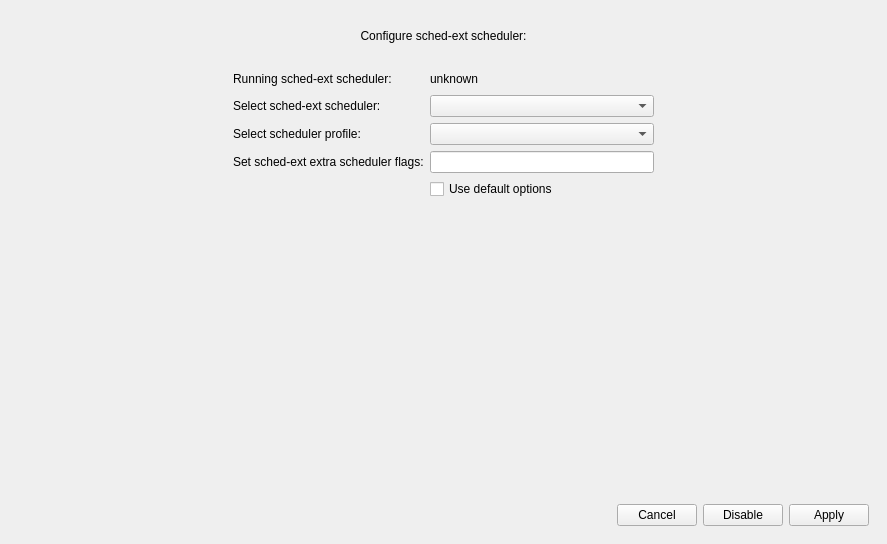
<?xml version="1.0" encoding="UTF-8"?>
<ui version="4.0">
 <class>SchedExtWindow</class>
 <widget class="QMainWindow" name="SchedExtWindow">
  <property name="windowModality">
   <enum>Qt::WindowModality::ApplicationModal</enum>
  </property>
  <property name="geometry">
   <rect>
    <x>0</x>
    <y>0</y>
    <width>887</width>
    <height>544</height>
   </rect>
  </property>
  <property name="windowTitle">
   <string>CachyOS Configure sched-ext</string>
  </property>
  <property name="windowIcon">
   <iconset theme="cachyos-kernel-manager"/>
  </property>
  <widget class="QWidget" name="central_widget">
   <layout class="QVBoxLayout" name="verticalLayout">
    <item>
     <spacer name="horizontalSpacer_3">
      <property name="orientation">
       <enum>Qt::Orientation::Horizontal</enum>
      </property>
      <property name="sizeHint" stdset="0">
       <size>
        <width>40</width>
        <height>20</height>
       </size>
      </property>
     </spacer>
    </item>
    <item>
     <widget class="QLabel" name="label">
      <property name="text">
       <string>&lt;html&gt;&lt;head/&gt;&lt;body&gt;&lt;p align=&quot;center&quot;&gt;Configure sched-ext scheduler:&lt;/p&gt;&lt;/body&gt;&lt;/html&gt;</string>
      </property>
     </widget>
    </item>
    <item>
     <spacer name="horizontalSpacer_4">
      <property name="orientation">
       <enum>Qt::Orientation::Horizontal</enum>
      </property>
      <property name="sizeHint" stdset="0">
       <size>
        <width>40</width>
        <height>20</height>
       </size>
      </property>
     </spacer>
    </item>
    <item>
     <layout class="QGridLayout" name="gridLayout">
      <item row="0" column="4">
       <spacer name="horizontalSpacer_5">
        <property name="orientation">
         <enum>Qt::Orientation::Horizontal</enum>
        </property>
        <property name="sizeHint" stdset="0">
         <size>
          <width>40</width>
          <height>20</height>
         </size>
        </property>
       </spacer>
      </item>
      <item row="0" column="1">
       <widget class="QLabel" name="running_scheduler_label">
        <property name="text">
         <string>Running sched-ext scheduler:</string>
        </property>
       </widget>
      </item>
      <item row="1" column="1">
       <widget class="QLabel" name="scheduler_select_label">
        <property name="text">
         <string>Select sched-ext scheduler:</string>
        </property>
       </widget>
      </item>
      <item row="1" column="3">
       <widget class="QComboBox" name="schedext_combo_box"/>
      </item>
      <item row="2" column="1">
       <widget class="QLabel" name="scheduler_profile_select_label">
        <property name="text">
         <string>Select scheduler profile:</string>
        </property>
       </widget>
      </item>
      <item row="2" column="3">
       <widget class="QComboBox" name="schedext_profile_combo_box"/>
      </item>
      <item row="0" column="0">
       <spacer name="horizontalSpacer_6">
        <property name="orientation">
         <enum>Qt::Orientation::Horizontal</enum>
        </property>
        <property name="sizeHint" stdset="0">
         <size>
          <width>40</width>
          <height>20</height>
         </size>
        </property>
       </spacer>
      </item>
      <item row="0" column="3">
       <widget class="QLabel" name="current_sched_label">
        <property name="text">
         <string>unknown</string>
        </property>
       </widget>
      </item>
      <item row="3" column="1">
       <widget class="QLabel" name="scheduler_set_flags_label">
        <property name="text">
         <string>Set sched-ext extra scheduler flags:</string>
        </property>
       </widget>
      </item>
       <item row="3" column="3">
        <widget class="QLineEdit" name="schedext_flags_edit"/>
       </item>
       <item row="4" column="3">
        <widget class="QCheckBox" name="schedext_default_options_checkbox">
         <property name="toolTip">
          <string>Remove the user-defined flags from the scx_loader configuration and use its default flags instead</string>
         </property>
         <property name="text">
          <string>Use default options</string>
         </property>
        </widget>
       </item>
     </layout>
    </item>
    <item>
     <spacer name="verticalSpacer">
      <property name="orientation">
       <enum>Qt::Orientation::Vertical</enum>
      </property>
      <property name="sizeHint" stdset="0">
       <size>
        <width>20</width>
        <height>40</height>
       </size>
      </property>
     </spacer>
    </item>
    <item>
     <widget class="QWidget" name="widget" native="true">
      <layout class="QHBoxLayout" name="horizontalLayout">
       <item>
        <spacer name="horizontalSpacer_2">
         <property name="orientation">
          <enum>Qt::Orientation::Horizontal</enum>
         </property>
         <property name="sizeHint" stdset="0">
          <size>
           <width>40</width>
           <height>20</height>
          </size>
         </property>
        </spacer>
       </item>
       <item>
        <spacer name="horizontalSpacer">
         <property name="orientation">
          <enum>Qt::Orientation::Horizontal</enum>
         </property>
         <property name="sizeHint" stdset="0">
          <size>
           <width>40</width>
           <height>20</height>
          </size>
         </property>
        </spacer>
       </item>
       <item>
        <widget class="QPushButton" name="cancel_button">
         <property name="text">
          <string>Cancel</string>
         </property>
        </widget>
       </item>
       <item>
        <widget class="QPushButton" name="disable_button">
         <property name="text">
          <string>Disable</string>
         </property>
        </widget>
       </item>
       <item>
        <widget class="QPushButton" name="apply_button">
         <property name="text">
          <string>Apply</string>
         </property>
        </widget>
       </item>
      </layout>
     </widget>
    </item>
   </layout>
  </widget>
 </widget>
 <resources/>
 <connections/>
</ui>
